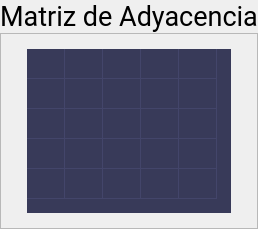
               <widget class="QWidget" name="matrix_page">
                <layout class="QVBoxLayout" name="verticalLayout" stretch="1,9">
                 <property name="spacing">
                  <number>0</number>
                 </property>
                 <property name="leftMargin">
                  <number>0</number>
                 </property>
                 <property name="topMargin">
                  <number>0</number>
                 </property>
                 <property name="rightMargin">
                  <number>0</number>
                 </property>
                 <property name="bottomMargin">
                  <number>0</number>
                 </property>
                 <item>
                  <widget class="QLabel" name="label">
                   <property name="font">
                    <font>
                     <family>Roboto</family>
                     <pointsize>20</pointsize>
                    </font>
                   </property>
                   <property name="cursor">
                    <cursorShape>ArrowCursor</cursorShape>
                   </property>
                   <property name="text">
                    <string>Matriz de Adyacencia</string>
                   </property>
                   <property name="alignment">
                    <set>Qt::AlignCenter</set>
                   </property>
                  </widget>
                 </item>
                 <item>
                  <widget class="QFrame" name="frame_2">
                   <property name="maximumSize">
                    <size>
                     <width>630</width>
                     <height>410</height>
                    </size>
                   </property>
                   <property name="frameShape">
                    <enum>QFrame::StyledPanel</enum>
                   </property>
                   <property name="frameShadow">
                    <enum>QFrame::Raised</enum>
                   </property>
                   <layout class="QHBoxLayout" name="horizontalLayout_4">
                    <property name="spacing">
                     <number>0</number>
                    </property>
                    <property name="leftMargin">
                     <number>15</number>
                    </property>
                    <property name="topMargin">
                     <number>15</number>
                    </property>
                    <property name="rightMargin">
                     <number>15</number>
                    </property>
                    <property name="bottomMargin">
                     <number>15</number>
                    </property>
                    <item>
                     <widget class="QTableWidget" name="table_widget">
                      <property name="enabled">
                       <bool>true</bool>
                      </property>
                      <property name="sizePolicy">
                       <sizepolicy hsizetype="Fixed" vsizetype="Fixed">
                        <horstretch>0</horstretch>
                        <verstretch>0</verstretch>
                       </sizepolicy>
                      </property>
                      <property name="font">
                       <font>
                        <family>Roboto</family>
                        <pointsize>12</pointsize>
                       </font>
                      </property>
                      <property name="focusPolicy">
                       <enum>Qt::NoFocus</enum>
                      </property>
                      <property name="contextMenuPolicy">
                       <enum>Qt::NoContextMenu</enum>
                      </property>
                      <property name="autoFillBackground">
                       <bool>false</bool>
                      </property>
                      <property name="styleSheet">
                       <string notr="true">QWidget {
    background-color: rgb(56, 58, 89);
    color: rgb(98, 114, 164);
}

QHeaderView::section {
    background-color: rgb(56, 58, 89);
    padding: 4px;
    border: 1px solid rgb(67, 69, 106);
    font-size: 14pt;
	font-weight: 700;
}

QTableWidget {
    gridline-color: rgb(67, 69, 106);
    font-size: 12pt;
}

QTableWidget QTableCornerButton::section {
    background-color: rgb(56, 58, 89);
    border: 1px solidrgb(67, 69, 106);
}
</string>
                      </property>
                      <property name="frameShape">
                       <enum>QFrame::NoFrame</enum>
                      </property>
                      <property name="frameShadow">
                       <enum>QFrame::Plain</enum>
                      </property>
                      <property name="lineWidth">
                       <number>0</number>
                      </property>
                      <property name="sizeAdjustPolicy">
                       <enum>QAbstractScrollArea::AdjustToContents</enum>
                      </property>
                      <property name="showDropIndicator" stdset="0">
                       <bool>false</bool>
                      </property>
                      <property name="dragDropOverwriteMode">
                       <bool>false</bool>
                      </property>
                      <property name="alternatingRowColors">
                       <bool>false</bool>
                      </property>
                      <property name="selectionMode">
                       <enum>QAbstractItemView::SingleSelection</enum>
                      </property>
                      <property name="textElideMode">
                       <enum>Qt::ElideLeft</enum>
                      </property>
                      <property name="showGrid">
                       <bool>true</bool>
                      </property>
                      <property name="gridStyle">
                       <enum>Qt::SolidLine</enum>
                      </property>
                      <property name="sortingEnabled">
                       <bool>false</bool>
                      </property>
                      <property name="wordWrap">
                       <bool>true</bool>
                      </property>
                      <property name="cornerButtonEnabled">
                       <bool>false</bool>
                      </property>
                      <property name="rowCount">
                       <number>5</number>
                      </property>
                      <property name="columnCount">
                       <number>5</number>
                      </property>
                      <attribute name="horizontalHeaderVisible">
                       <bool>false</bool>
                      </attribute>
                      <attribute name="horizontalHeaderCascadingSectionResizes">
                       <bool>false</bool>
                      </attribute>
                      <attribute name="horizontalHeaderDefaultSectionSize">
                       <number>30</number>
                      </attribute>
                      <attribute name="horizontalHeaderMinimumSectionSize">
                       <number>0</number>
                      </attribute>
                      <attribute name="verticalHeaderVisible">
                       <bool>false</bool>
                      </attribute>
                      <attribute name="verticalHeaderCascadingSectionResizes">
                       <bool>false</bool>
                      </attribute>
                      <attribute name="verticalHeaderDefaultSectionSize">
                       <number>30</number>
                      </attribute>
                      <attribute name="verticalHeaderHighlightSections">
                       <bool>true</bool>
                      </attribute>
                      <attribute name="verticalHeaderMinimumSectionSize">
                       <number>0</number>
                      </attribute>
                      <row/>
                      <row/>
                      <row/>
                      <row/>
                      <row/>
                      <column/>
                      <column/>
                      <column/>
                      <column/>
                      <column/>
                     </widget>
                    </item>
                   </layout>
                  </widget>
                 </item>
                </layout>
               </widget>
